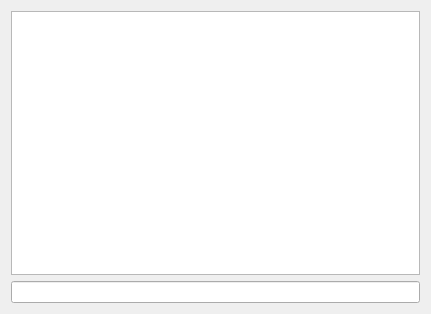
<?xml version="1.0" encoding="UTF-8"?>
<ui version="4.0">
 <class>SqlDialog</class>
 <widget class="QDialog" name="SqlDialog">
  <property name="geometry">
   <rect>
    <x>0</x>
    <y>0</y>
    <width>431</width>
    <height>314</height>
   </rect>
  </property>
  <property name="windowTitle">
   <string>Dialog</string>
  </property>
  <layout class="QVBoxLayout" name="verticalLayout">
   <item>
    <layout class="QHBoxLayout" name="horizontalLayout_3">
     <item>
      <widget class="QTextBrowser" name="textBrowser"/>
     </item>
    </layout>
   </item>
   <item>
    <widget class="QLineEdit" name="lineEdit"/>
   </item>
  </layout>
 </widget>
 <resources/>
 <connections/>
</ui>
